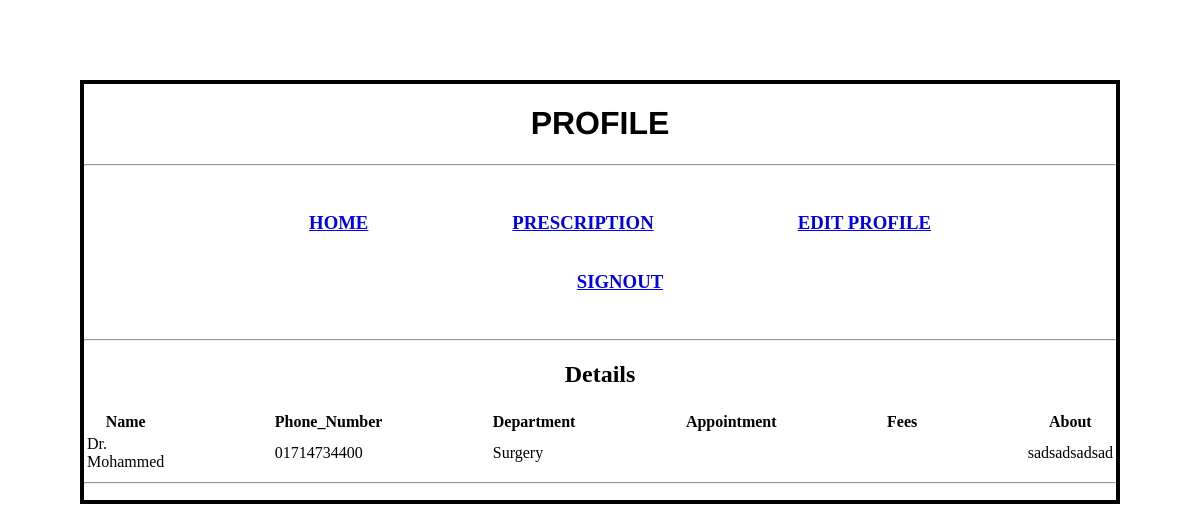
Screenshot of /doctorprofile.php (signed in) with the database file from the repository.
### tables this page shows
CREATE TABLE `doctor` (
  `Id` int(11) NOT NULL,
  `Name` varchar(30) NOT NULL,
  `password` varchar(30) NOT NULL,
  `Bmdc` int(11) NOT NULL,
  `Gender` varchar(6) NOT NULL,
  `Email` varchar(30) NOT NULL,
  `Dept` varchar(100) NOT NULL,
  `Address` varchar(40) NOT NULL,
  `Bio` text DEFAULT NULL,
  `Phone` char(13) NOT NULL,
  `Picture` blob DEFAULT NULL,
  `Appointment` text NOT NULL,
  `Appointmentday` varchar(45) NOT NULL,
  `fee` varchar(5) NOT NULL
);

### doctorprofile.php (the view, shortened to what this page needs)
<!DOCTYPE html>
<html>
<head>
    <link href="table.css" rel="stylesheet">
</head>
<body>
  <div class="background">
  <div class="pro"> <h1 style="text-align: center; font-family: Arial;">PROFILE</h1>
      <hr>
 </div>
    <table style="width:100%; text-align: center">
        <tr>
            <td>
              <div class="navbar">
<ul>
            <li>  <h3><a href=docdashboard.php>home</a></h3></li>
    <li>  <h3><a href=form.php>Prescription</a></h3></li>
                <li><h3><a href=deditprofile.php>Edit profile</a></h3></li>
                                <li><h3><a href=drsignin.php>Signout</a></h3></li>
</ul>
                  </div>
    </table>
    <hr>
    <table>
        <tr>
  <center> <h2>Details</h2></center>
    <tr>
            <th>Name</th>
            <th style="width: 15.3%; vertical-align: top;">
            <th>Phone_Number</th>
            <th style="width: 15.3%; vertical-align: top;">
  <th>Department</th>
  <th style="width: 15.3%; vertical-align: top;">
        <th>Appointment</th>
        <th style="width: 15.3%; vertical-align: top;">
        <th>Fees</th>
        <th style="width: 15.3%; vertical-align: top;">
                  <th>About</th>
            </th>
        </tr>
        <?php
        $demail=$_SESSION['email'];
        include('./connect.php');
        $view_movie="select * from doctor where Email= '$demail'";
        $run=mysqli_query($conn,$view_movie);
        while($row=mysqli_fetch_array($run)) {
            $Name = $row[1];
            $PhoneNumber = $row[9];
            $department = $row[6];
            $Appoinment = $row[11];
            $fees = $row[12];
            $bio = $row[8];
            ?>
            <tbody>
            <tr>
              <td><?php echo $Name  ?></td>
              <th style="width: 15.3%; vertical-align: top;">
              <td><?php echo $PhoneNumber ?></td>
              <th style="width: 15.3%; vertical-align: top;">
              <td><?php echo $department ?></td>
              <th style="width: 15.3%; vertical-align: top;">
              <td><?php echo   $Appoinment  ?></td>
              <th style="width: 15.3%; vertical-align: top;">
              <td><?php echo   $fees  ?></td>
              <th style="width: 15.3%; vertical-align: top;">
              <td><?php echo   $bio  ?></td>
              <?php
            }
           ?>
    </table>
    <hr>
      </div>
</body>
</html>

### table.css (style rules this page uses)
.background { border: 4px solid black; }
.navbar { text-decoration: underline; display: inline-block; list-style: none; margin: 0 20px; justify-content: space-between; color: #fff; }
.navbar ul li { display: inline-block; margin: 0 70px; text-decoration: underline; text-decoration-color: #fff; text-transform: uppercase; cursor:pointer; }
body { padding:80px; margin: auto; background-blend-mode: darken; }
.pro { text-decoration-color: #fff; text-transform:capitalize; text-rendering: geometricPrecision; }

### rows the page displays
doctor: Name "Dr. Mohammed", Phone "01714734400", Dept "Surgery", Bio "sadsadsadsad"
